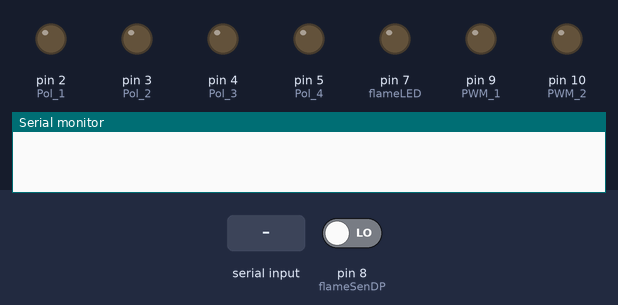
A sketch run on a simulated Arduino Uno, built with avr-gcc and run on an emulated ATmega328P. Parts: output pins drawn as LEDs (lit = HIGH), the last lines printed to the serial monitor. The test bench sets the inputs (shaded band); at power-on: pin 8 (flameSenDP) LOW.

Above: at 1.2 s.
1.3 s: "1" received over the second serial link
At 2.5 s:
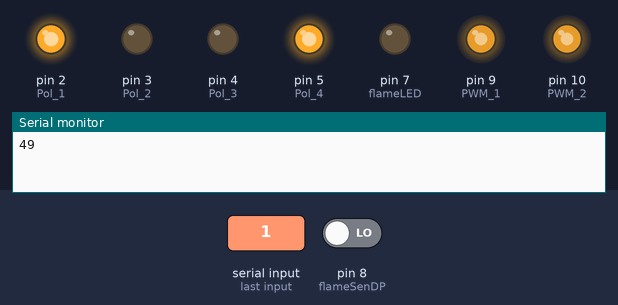
2.8 s: pin 8 (flameSenDP) driven HIGH
At 3.8 s:
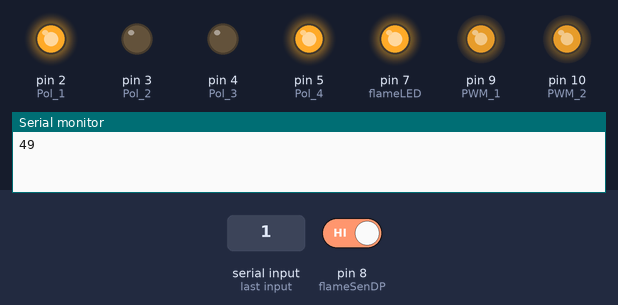
4.3 s: "2" received over the second serial link
At 5.0 s:
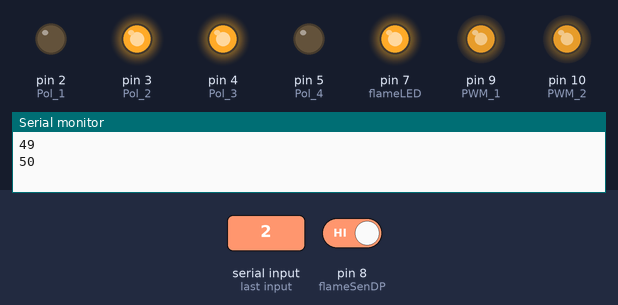
5.8 s: "3" received over the second serial link
At 6.2 s:
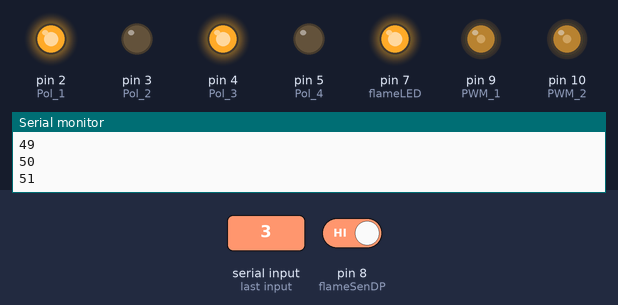
7.3 s: pin 8 (flameSenDP) driven LOW
At 8.5 s:
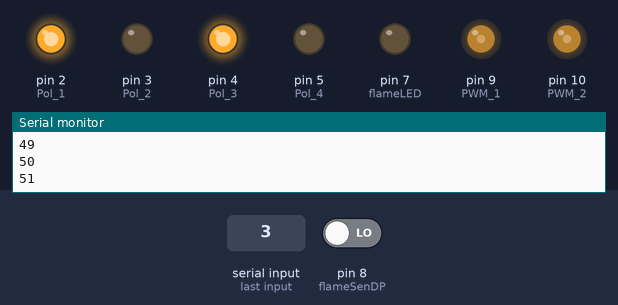
8.8 s: "4" received over the second serial link
At 9.7 s:
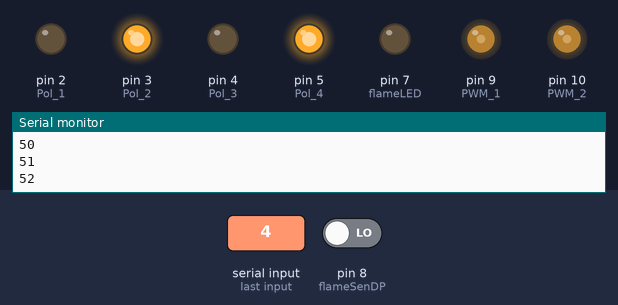
Timing chart, 0 to 11.3 s (numbered marks = the images above; inputs shaded):
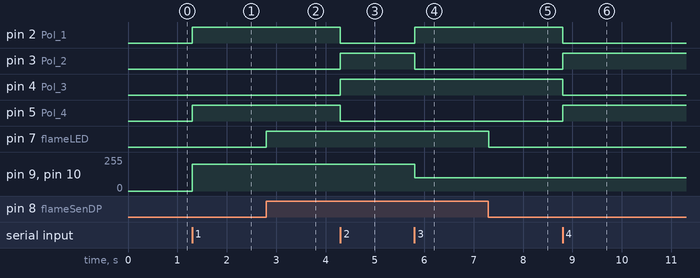

The sketch:

Rev_1.ino
```cpp
///// CAN SENSE FLAMES NOW  /////

#include <SoftwareSerial.h>

SoftwareSerial BTserial(11, 12); // RX | TX

int Pol_1 = 2;
int Pol_2 = 3;
int Pol_3 = 4;
int Pol_4 = 5;

int flameSenDP = 8;
int flameLED = 7;
int digitalVal;

int PWM_1 = 9;
int PWM_2 = 10;

int SPEED_1 = 200;
int SPEED_2 = 100;

void setup() {

  Serial.begin(9600);
  BTserial.begin(9600);


  pinMode(Pol_1, OUTPUT);
  pinMode(Pol_2, OUTPUT);
  pinMode(Pol_3, OUTPUT);
  pinMode(Pol_4, OUTPUT);

  pinMode(flameSenDP, INPUT);
  pinMode(flameLED, OUTPUT);

  pinMode(PWM_1, OUTPUT);
  pinMode(PWM_2, OUTPUT);

}

void loop() {
  // put your main code here, to run repeatedly:


    digitalVal = digitalRead(flameSenDP);   // FIRE SAFETY DISTANCE CHECK

    if(digitalVal == HIGH) // if flame is detected
    {
      digitalWrite(flameLED, HIGH); // TURN ON LED
    }

    else
    {
      digitalWrite(flameLED, LOW); // TURN OFF LED
    }

if(BTserial.available()>0)
   {
      int data = BTserial.read(); // reading the data received from the bluetooth module


      switch(data) // BASIC TRUCK MOVEMENT
      {
        case 49:
                  {
                   digitalWrite(Pol_1, HIGH); digitalWrite(Pol_2, LOW); digitalWrite(Pol_3, LOW); digitalWrite(Pol_4, HIGH);    // FORWARD

                   analogWrite(PWM_1, SPEED_1);    // SPEED CONTROL [FAST]
                   analogWrite(PWM_2, SPEED_1);

                   break;
                  }
        case 50:
                  {
                   digitalWrite(Pol_1, LOW);  digitalWrite(Pol_2, HIGH); digitalWrite(Pol_3, HIGH); digitalWrite(Pol_4, LOW);     // BACKWARD

                   analogWrite(PWM_1, SPEED_1);    // SPEED CONTROL [FAST]
                   analogWrite(PWM_2, SPEED_1);

                   break;
                  }
        case 51:
                  {
                    digitalWrite(Pol_1, HIGH);  digitalWrite(Pol_2, LOW); digitalWrite(Pol_3, HIGH); digitalWrite(Pol_4, LOW);    // RIGHT

                    analogWrite(PWM_1, SPEED_2);    // SPEED CONTROL [SLOW]
                    analogWrite(PWM_2, SPEED_2);

                    break;
                  }
        case 52:
                  {
                    digitalWrite(Pol_1, LOW);  digitalWrite(Pol_2, HIGH); digitalWrite(Pol_3, LOW); digitalWrite(Pol_4, HIGH); // LEFT

                    analogWrite(PWM_1, SPEED_2);    // SPEED CONTROL [SLOW]
                    analogWrite(PWM_2, SPEED_2);

                    break;
                  }

        case 88:
                  {
                    digitalWrite(Pol_1, LOW); digitalWrite(Pol_2, LOW); digitalWrite(Pol_3, LOW); digitalWrite(Pol_4, LOW); // STOP

                    analogWrite(PWM_1, 0);
                    analogWrite(PWM_2, 0);

                    break;
                  }

      }
        Serial.println(data);
   }
   delay(50);
}
```

Measured:
- after the input at 1.3 s, pin 2 (Pol_1), pin 5 (Pol_4): LOW → HIGH at once; pin 9 (PWM_1), pin 10 (PWM_2): 0/255 → 200/255 at once
- after the input at 2.8 s, pin 7 (flameLED): LOW → HIGH at once
- after the input at 4.3 s, pin 2 (Pol_1), pin 5 (Pol_4): HIGH → LOW at once; pin 3 (Pol_2), pin 4 (Pol_3): LOW → HIGH at once
- after the input at 5.8 s, pin 2 (Pol_1): LOW → HIGH at once; pin 3 (Pol_2): HIGH → LOW at once; pin 9 (PWM_1), pin 10 (PWM_2): 200/255 → 100/255 at once
- after the input at 7.3 s, pin 7 (flameLED): HIGH → LOW at once
- after the input at 8.8 s, pin 2 (Pol_1), pin 4 (Pol_3): HIGH → LOW at once; pin 3 (Pol_2), pin 5 (Pol_4): LOW → HIGH at once
